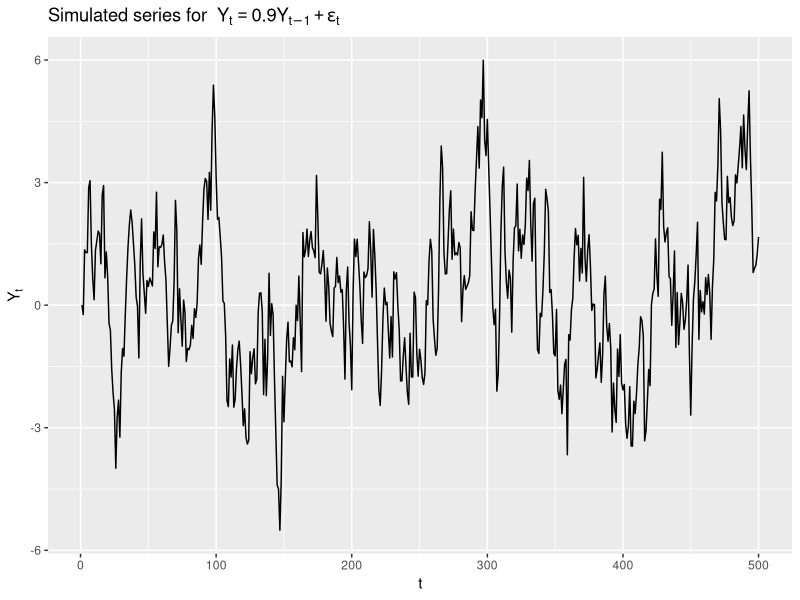
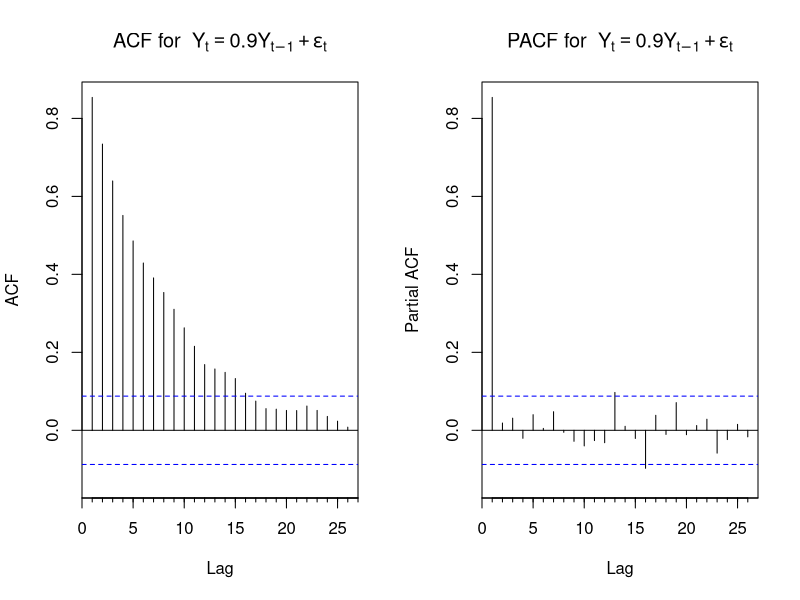

These charts were generated, in order, by the following R code:
# Load necessary libraries
library(ggplot2)
library(forecast)

# Set the working directory to the specified folder
folder <- c("/Users/sunjiajing/Desktop/Hong2020/advance time series analysis -20240328/R_code/advanced-time-series-chapter1")
setwd(folder)


# Set seed for reproducibility
set.seed(123)

# Simulate AR(1) process
n_samples <- 500
alpha <- 0.9
Y <- rep(0, n_samples) # Changed y to Y
epsilon <- rnorm(n_samples, 0, 1)

for (t in 2:n_samples) {
  Y[t] <- alpha * Y[t-1] + epsilon[t] # Changed y to Y in the loop
}

# Time series plot
ts_plot <- ggplot(data.frame(t=1:n_samples, Y=Y), aes(x=t, y=Y)) + # Changed y to Y in data.frame
  geom_line() +
  ggtitle(expression("Simulated series for "~Y[t]==0.9*Y[t-1]+epsilon[t])) +  # Changed y to Y in ggtitle
  xlab("t") + ylab(expression(Y[t])) # Changed y to Y in ylab

# Save time series plot as PNG
ggsave("AR1_plot.png", ts_plot, width = 7, height = 5)

# ACF and PACF plot
png("AR1_acf_pacf_plot.png", width = 14, height = 7, units = "in", res = 300)
par(mfrow=c(1, 2))
Acf(Y, main=expression("ACF for " ~ Y[t] == 0.9 * Y[t-1] + epsilon[t])) # Changed y to Y in Acf
Pacf(Y, main=expression("PACF for " ~ Y[t] == 0.9 * Y[t-1] + epsilon[t])) # Changed y to Y in Pacf
dev.off()
